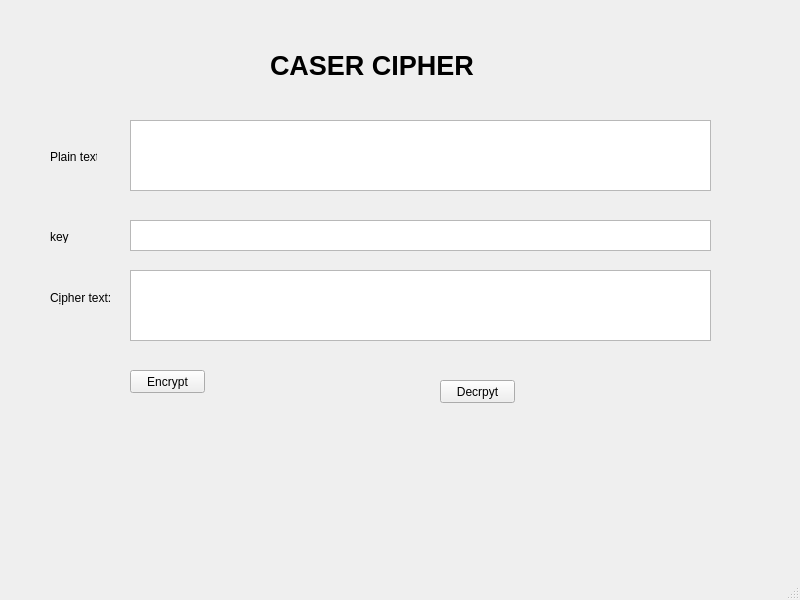
<?xml version="1.0" encoding="UTF-8"?>
<ui version="4.0">
 <class>Caesar</class>
 <widget class="QMainWindow" name="Caesar">
  <property name="geometry">
   <rect>
    <x>0</x>
    <y>0</y>
    <width>800</width>
    <height>600</height>
   </rect>
  </property>
  <property name="windowTitle">
   <string>Caecar</string>
  </property>
  <widget class="QWidget" name="centralwidget">
   <widget class="QLabel" name="label">
    <property name="geometry">
     <rect>
      <x>270</x>
      <y>40</y>
      <width>231</width>
      <height>51</height>
     </rect>
    </property>
    <property name="font">
     <font>
      <pointsize>20</pointsize>
      <weight>75</weight>
      <bold>true</bold>
     </font>
    </property>
    <property name="text">
     <string>CASER CIPHER</string>
    </property>
   </widget>
   <widget class="QLabel" name="label_2">
    <property name="geometry">
     <rect>
      <x>50</x>
      <y>150</y>
      <width>47</width>
      <height>13</height>
     </rect>
    </property>
    <property name="text">
     <string>Plain text: </string>
    </property>
   </widget>
   <widget class="QLabel" name="label_3">
    <property name="geometry">
     <rect>
      <x>50</x>
      <y>230</y>
      <width>47</width>
      <height>13</height>
     </rect>
    </property>
    <property name="text">
     <string>key</string>
    </property>
   </widget>
   <widget class="QPushButton" name="btn_encrypt">
    <property name="geometry">
     <rect>
      <x>130</x>
      <y>370</y>
      <width>75</width>
      <height>23</height>
     </rect>
    </property>
    <property name="text">
     <string>Encrypt</string>
    </property>
   </widget>
   <widget class="QPushButton" name="btn_decrypt">
    <property name="geometry">
     <rect>
      <x>440</x>
      <y>380</y>
      <width>75</width>
      <height>23</height>
     </rect>
    </property>
    <property name="text">
     <string>Decrpyt</string>
    </property>
   </widget>
   <widget class="QLabel" name="label_4">
    <property name="geometry">
     <rect>
      <x>50</x>
      <y>290</y>
      <width>61</width>
      <height>16</height>
     </rect>
    </property>
    <property name="text">
     <string>Cịpher text: </string>
    </property>
   </widget>
   <widget class="QTextEdit" name="txt_plain_text">
    <property name="geometry">
     <rect>
      <x>130</x>
      <y>120</y>
      <width>581</width>
      <height>71</height>
     </rect>
    </property>
   </widget>
   <widget class="QTextEdit" name="txt_key">
    <property name="geometry">
     <rect>
      <x>130</x>
      <y>220</y>
      <width>581</width>
      <height>31</height>
     </rect>
    </property>
   </widget>
   <widget class="QTextEdit" name="txt_cipher_text">
    <property name="geometry">
     <rect>
      <x>130</x>
      <y>270</y>
      <width>581</width>
      <height>71</height>
     </rect>
    </property>
   </widget>
  </widget>
  <widget class="QMenuBar" name="menubar">
   <property name="geometry">
    <rect>
     <x>0</x>
     <y>0</y>
     <width>800</width>
     <height>21</height>
    </rect>
   </property>
  </widget>
  <widget class="QStatusBar" name="statusbar"/>
 </widget>
 <resources/>
 <connections/>
</ui>
